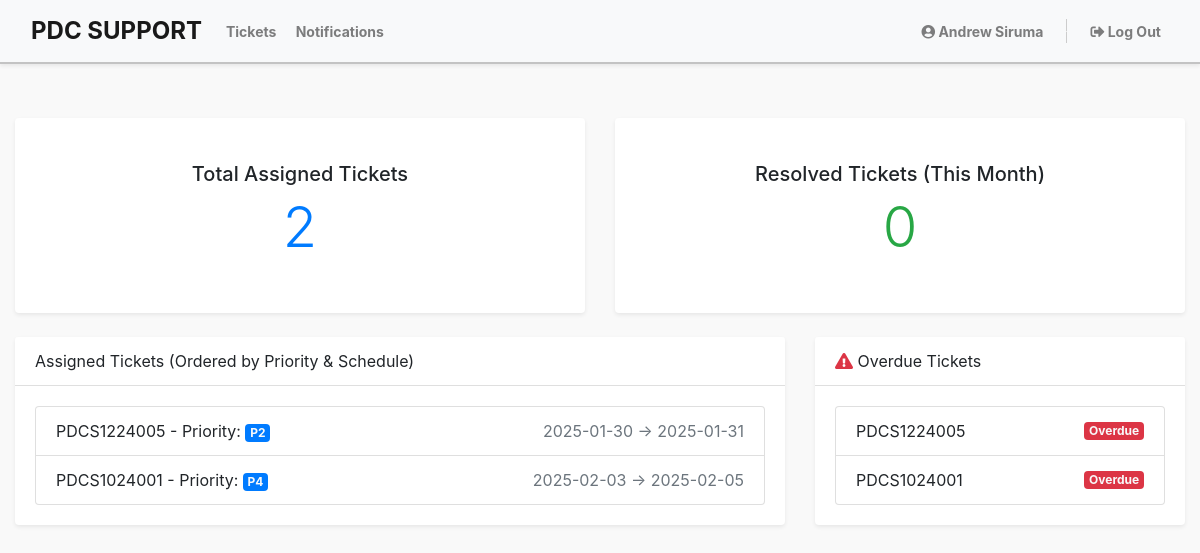
Before: /pages/staff/dashboard (signed in) with the older database file.
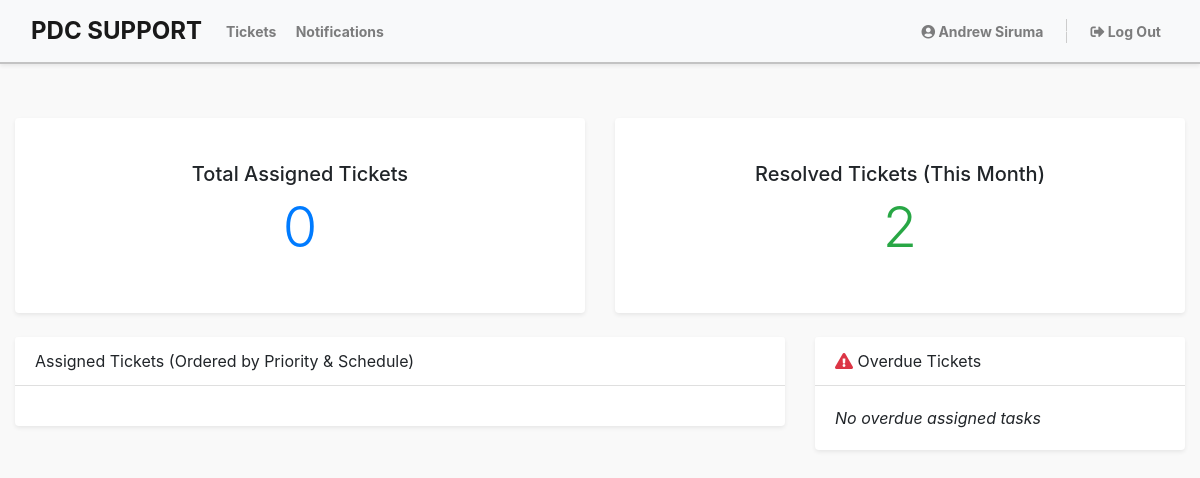
After: the same page with the newer database file.
### tables this page shows
CREATE TABLE `tbl_tickets` (
  `id` int(100) NOT NULL,
  `ticket_num` varchar(1000) NOT NULL,
  `outlet` varchar(1000) NOT NULL,
  `reported_by` varchar(100) NOT NULL,
  `designation` enum('1','2') NOT NULL,
  `topiccateg` varchar(1000) NOT NULL,
  `topicitem` varchar(1000) NOT NULL,
  `img_name` varchar(1000) NOT NULL,
  `file_path` varchar(1000) NOT NULL,
  `description` varchar(5000) NOT NULL,
  `priority_type` varchar(100) DEFAULT NULL,
  `concern_type` enum('Issue','Request') DEFAULT NULL,
  `status` enum('1','2','3','4','5') NOT NULL DEFAULT '2',
  `remark` varchar(1000) NOT NULL,
  `sched_start` date DEFAULT NULL,
  `sched_end` date DEFAULT NULL,
  `overdue` enum('0','1') DEFAULT NULL,
  `assigned` varchar(1000) NOT NULL,
  `msg_ses` varchar(5000) NOT NULL DEFAULT '0',
  `rprt` enum('0','1') NOT NULL DEFAULT '0',
  `date_posted` datetime(6) NOT NULL DEFAULT CURRENT_TIMESTAMP(6),
  `date_modified` datetime(6) DEFAULT CURRENT_TIMESTAMP(6),
  `date_closed` datetime DEFAULT NULL
);

### pages/staff/staff.dashboard.php (the view)
<?php
include('staff.header.php');
$assignedTicketsQuery = "SELECT COUNT(*) as total_assigned FROM tbl_tickets WHERE assigned = '{$_SESSION['id']}' AND STATUS != '5'";
$assignedTicketsResult = mysqli_query($conn, $assignedTicketsQuery);
if ($assignedTicketsResult) {
    $assignedTickets = mysqli_fetch_assoc($assignedTicketsResult)['total_assigned'];
} else {
    $assignedTickets = 0;
}
$resolvedTicketsQuery = "SELECT COUNT(*) as total_resolved FROM tbl_tickets WHERE assigned = '{$_SESSION['id']}' AND status = '5' AND MONTH(date_closed) = MONTH(CURRENT_DATE()) AND YEAR(date_closed) = YEAR(CURRENT_DATE())";
$resolvedTicketsResult = mysqli_query($conn, $resolvedTicketsQuery);
if ($resolvedTicketsResult) {
    $resolvedTickets = mysqli_fetch_assoc($resolvedTicketsResult)['total_resolved'];
} else {
    $resolvedTickets = 0;
}
$assignedTicketsListQuery = "SELECT * FROM tbl_tickets WHERE assigned = '{$_SESSION['id']}' AND status != '5' ORDER BY FIELD(priority_type, 'P1', 'P2', 'P3', 'P4', 'P5'), sched_start ASC, sched_end ASC";
$assignedTicketsListResult = mysqli_query($conn, $assignedTicketsListQuery);
$assignedTicketsList = [];
if ($assignedTicketsListResult && mysqli_num_rows($assignedTicketsListResult) > 0) {
    while ($ticket = mysqli_fetch_assoc($assignedTicketsListResult)) {
        $assignedTicketsList[] = $ticket;
    }
} else {
    $assignedTicketsListResult = false;
}
$overdueTickets = [];
$current_date = new DateTime();
foreach ($assignedTicketsList as $ticket) {
    if (!empty($ticket['sched_end']) && $ticket['sched_end'] !== 'NULL') {
        $sched_end_date = new DateTime($ticket['sched_end']);
        if ($sched_end_date < $current_date && $ticket['status'] != '5') {
            $overdueTickets[] = $ticket;
        }
    }
}
$overdueTicketsCount = count($overdueTickets);
?>
<div class="container my-5">
    <div class="row g-4">
        <div class="col-md-6">
            <div class="card shadow-sm text-center p-4 border-0">
                <div class="card-body">
                    <h5 class="fw-bold">Total Assigned Tickets</h5>
                    <h1 class="display-4 text-primary"><?php echo $assignedTickets; ?></h1>
                </div>
            </div>
        </div>
        <div class="col-md-6">
            <div class="card shadow-sm text-center p-4 border-0">
                <div class="card-body">
                    <h5 class="fw-bold">Resolved Tickets (This Month)</h5>
                    <h1 class="display-4 text-success"><?php echo $resolvedTickets; ?></h1>
                </div>
            </div>
        </div>
    </div>
    <div class="row mt-4 g-4">
        <div class="col-md-8">
            <div class="card shadow-sm border-0">
                <div class="card-header bg-white fw-bold">Assigned Tickets (Ordered by Priority & Schedule)</div>
                <div class="card-body">
                    <ul class="list-group">
                        <?php
                            foreach ($assignedTicketsList as $ticket) { ?>
                                <li class="list-group-item d-flex justify-content-between align-items-center">
                                    <span><?php echo $ticket['ticket_num']; ?> - Priority: <span class="badge bg-primary text-light"><?php echo $ticket['priority_type']; ?></span></span>
                                    <span class="text-muted"><?php echo $ticket['sched_start']; ?> → <?php echo $ticket['sched_end']; ?></span>
                                </li>
                            <?php }
                        ?>
                    </ul>
                </div>
            </div>
        </div>
        <div class="col-md-4">
            <div class="card shadow-sm border-0">
                <div class="card-header bg-white fw-bold"><i class="fas fa-exclamation-triangle text-danger"></i>&nbsp;Overdue Tickets</div>
                <div class="card-body">
                    <ul class="list-group">
                        <?php
                            if ($overdueTicketsCount > 0) {
                                foreach ($overdueTickets as $ticket) {
                                    echo "<li class=\"list-group-item d-flex justify-content-between align-items-center\">" . $ticket['ticket_num'] . "&nbsp;<span class=\"badge bg-danger text-light\">Overdue</span>";
                                }
                            } else {
                                echo "<i>No overdue assigned tasks</i>";
                            }
                        ?>
                    </ul>
                </div>
            </div>
        </div>
    </div>
</div>
<?php include('staff.footer.php'); ?>

Changed rows visible on the page:
no longer on this page (row edited): tbl_tickets: ticket_num "PDCS1224005", priority_type "P2", sched_start "2025-01-30", sched_end "2025-01-31"
no longer on this page (row edited): tbl_tickets: ticket_num "PDCS1024001", priority_type "P4", sched_start "2025-02-03", sched_end "2025-02-05"
Other visible differences:
$assignedTickets: "2" → "0"
$resolvedTickets: "0" → "2"
text now shown: "No overdue assigned tasks"
